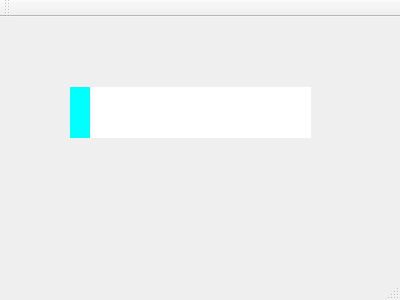
<?xml version="1.0" encoding="UTF-8"?>
<ui version="4.0">
 <class>MainWindow</class>
 <widget class="QMainWindow" name="MainWindow">
  <property name="geometry">
   <rect>
    <x>0</x>
    <y>0</y>
    <width>400</width>
    <height>300</height>
   </rect>
  </property>
  <property name="windowTitle">
   <string>MainWindow</string>
  </property>
  <widget class="QWidget" name="centralWidget">
   <widget class="QSlider" name="horizontalSlider">
    <property name="geometry">
     <rect>
      <x>70</x>
      <y>70</y>
      <width>241</width>
      <height>51</height>
     </rect>
    </property>
    <property name="styleSheet">
     <string notr="true">QSlider::handle:horizontal {width:20px;height:30px;background-color: rgb(0, 255, 255);}
QSlider::groove:horizontal {height:60px;background-color: rgb(255, 255, 255)}</string>
    </property>
    <property name="orientation">
     <enum>Qt::Horizontal</enum>
    </property>
   </widget>
  </widget>
  <widget class="QMenuBar" name="menuBar">
   <property name="geometry">
    <rect>
     <x>0</x>
     <y>0</y>
     <width>400</width>
     <height>31</height>
    </rect>
   </property>
  </widget>
  <widget class="QToolBar" name="mainToolBar">
   <attribute name="toolBarArea">
    <enum>TopToolBarArea</enum>
   </attribute>
   <attribute name="toolBarBreak">
    <bool>false</bool>
   </attribute>
  </widget>
  <widget class="QStatusBar" name="statusBar"/>
 </widget>
 <layoutdefault spacing="6" margin="11"/>
 <resources/>
 <connections/>
</ui>
